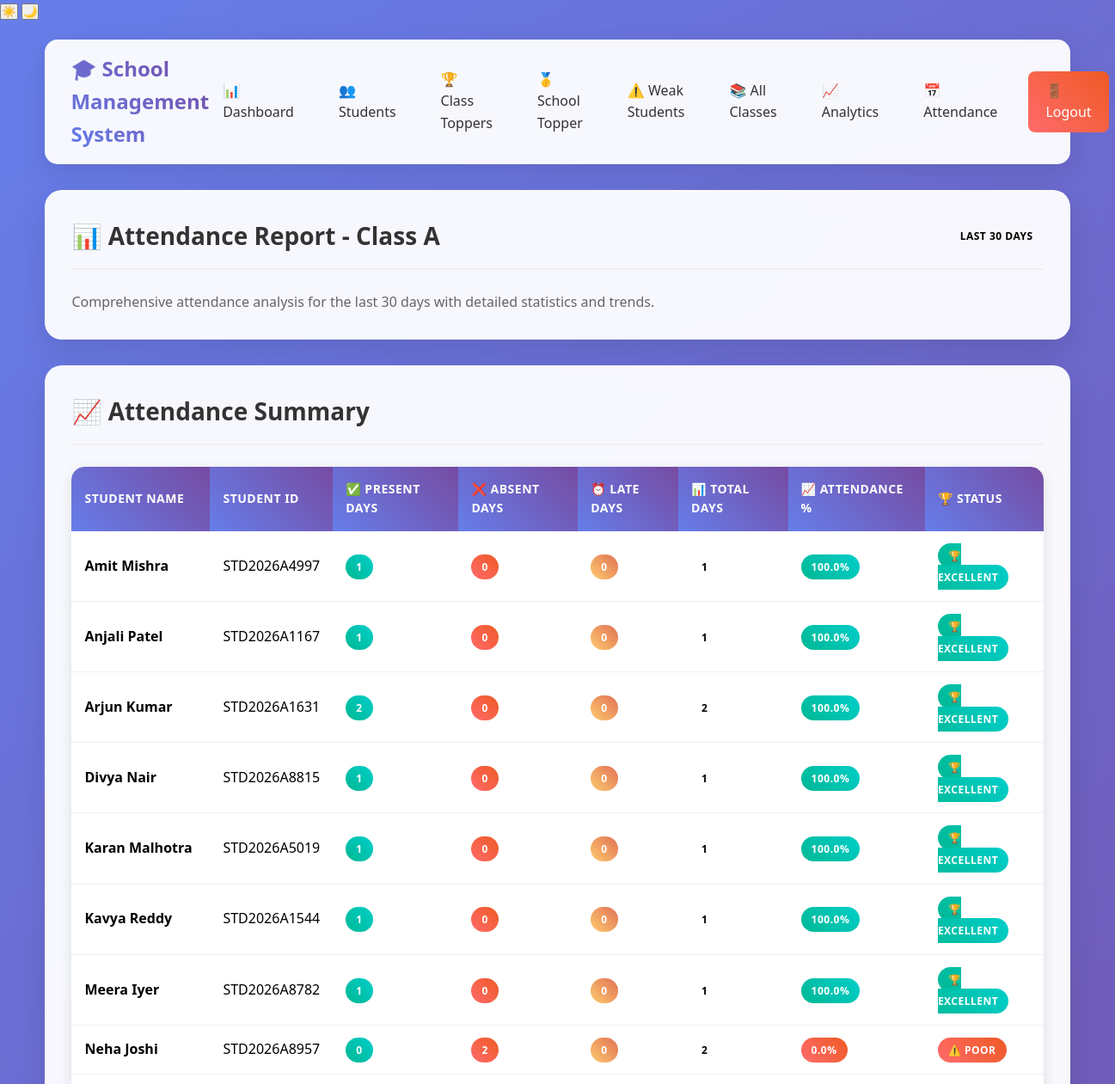
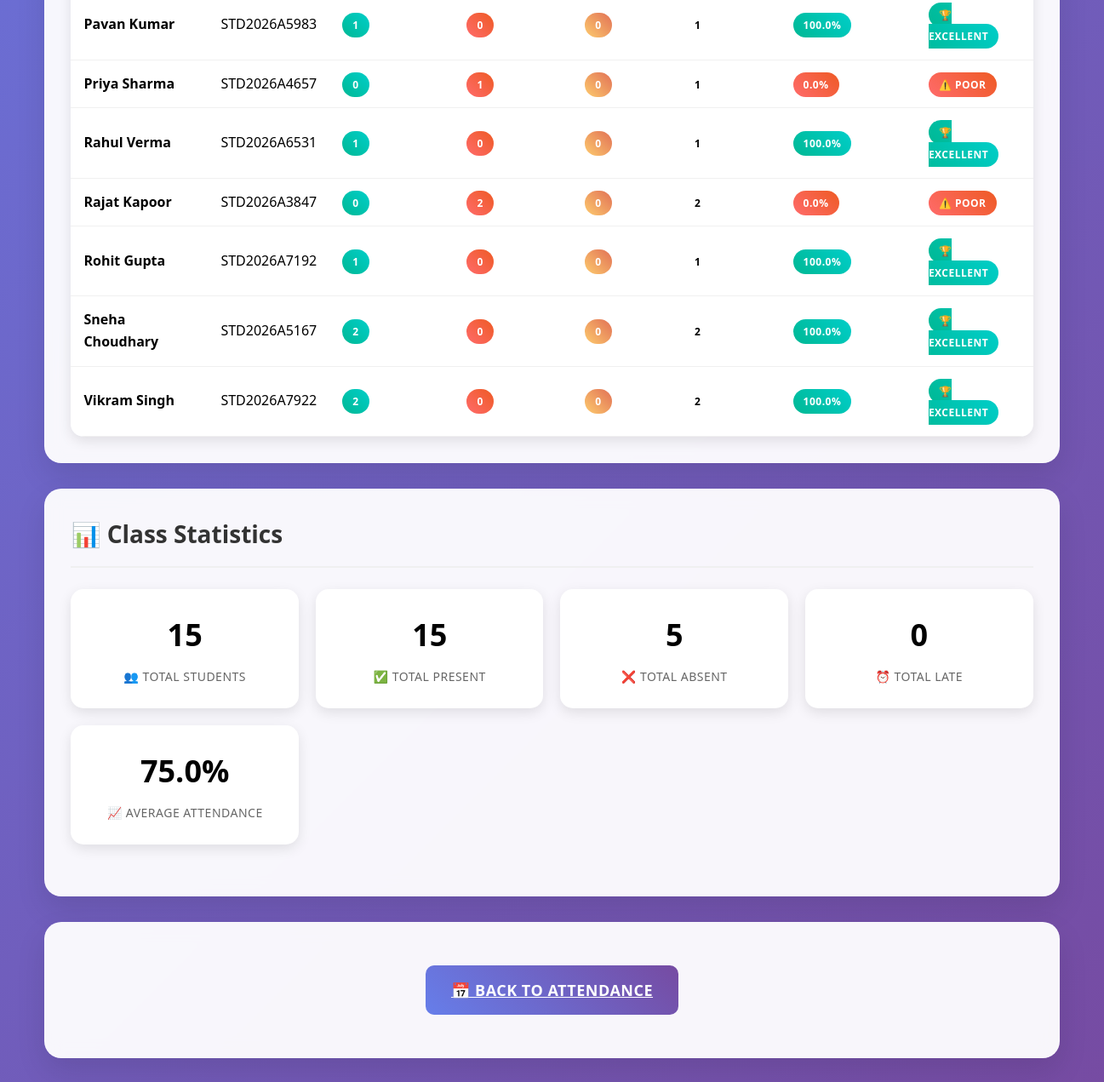
The app's page /attendance-report (signed in) with its own data (2 pictures, top to bottom).
### tables this page shows
CREATE TABLE students (
            id INTEGER PRIMARY KEY AUTOINCREMENT,
            student_id TEXT UNIQUE NOT NULL,
            name TEXT NOT NULL,
            class TEXT NOT NULL,
            class_teacher TEXT NOT NULL,
            tamil INTEGER,
            english INTEGER,
            maths INTEGER,
            science INTEGER,
            social INTEGER,
            total INTEGER,
            average REAL,
            grade TEXT,
            status TEXT,
            created_at TIMESTAMP DEFAULT CURRENT_TIMESTAMP
        );

### app.py (the view)
    def decorated_function(*args, **kwargs):
        if 'teacher_id' not in session:
            return redirect(url_for('login'))
        return f(*args, **kwargs)

### app.py (called while the page is built)
def get_db():
    conn = sqlite3.connect("students.db")
    conn.row_factory = sqlite3.Row
    return conn

def login_required(f):
    def decorated_function(*args, **kwargs):
        if 'teacher_id' not in session:
            return redirect(url_for('login'))
        return f(*args, **kwargs)
    decorated_function.__name__ = f.__name__
    return decorated_function

@app.route("/attendance-report")
@login_required
def attendance_report():
    teacher_class = session.get('teacher_class')
    conn = get_db()
    attendance_summary = conn.execute(
        "SELECT s.name, s.student_id, COUNT(CASE WHEN a.status = 'PRESENT' THEN 1 END) as present_days, COUNT(CASE WHEN a.status = 'ABSENT' THEN 1 END) as absent_days, COUNT(CASE WHEN a.status = 'LATE' THEN 1 END) as late_days, COUNT(*) as total_days FROM students s LEFT JOIN attendance a ON s.id = a.student_id WHERE s.class = ? AND a.date >= date('now', '-30 days') GROUP BY s.id, s.name ORDER BY s.name",
        (teacher_class,)
    ).fetchall()
    conn.close()
    return render_template("attendance_report.html",
                         attendance_summary=attendance_summary,
                         teacher_class=teacher_class)

### templates/attendance_report.html (shortened to what this page needs)
<!DOCTYPE html>
<html lang="en" data-theme="{{ session.get('theme', 'light') }}">
<head>
    <link rel="stylesheet" href="/static/style.css">
</head>
<body>
    <div class="theme-switcher">
        <button class="theme-toggle" onclick="toggleTheme('light')" title="Light Mode">
            ☀️
        </button>
        <button class="theme-toggle" onclick="toggleTheme('dark')" title="Dark Mode">
            🌙
        </button>
    </div>
    <div class="container">
        <nav class="navbar">
            <div class="nav-brand">
                🎓 School Management System
            </div>
            <div class="nav-links">
                <a href="/dashboard" class="nav-link">📊 Dashboard</a>
                <a href="/" class="nav-link">👥 Students</a>
                <a href="/class-toppers" class="nav-link">🏆 Class Toppers</a>
                <a href="/school-topper" class="nav-link">🥇 School Topper</a>
                <a href="/weak-students" class="nav-link">⚠️ Weak Students</a>
                <a href="/all-classes" class="nav-link">📚 All Classes</a>
                <a href="/analytics" class="nav-link">📈 Analytics</a>
                <a href="/attendance" class="nav-link">📅 Attendance</a>
                <a href="/logout" class="nav-link logout-btn">🚪 Logout</a>
            </div>
        </nav>
        <div class="card">
            <div class="card-header">
                <h1 class="card-title">📊 Attendance Report - Class {{ teacher_class }}</h1>
                <span class="badge badge-info">Last 30 Days</span>
            </div>
            <p style="color: #666; font-size: 16px;">
                Comprehensive attendance analysis for the last 30 days with detailed statistics and trends.
            </p>
        </div>
        <div class="card">
            <div class="card-header">
                <h2 class="card-title">📈 Attendance Summary</h2>
            </div>
            <div class="table-container">
                <table class="table">
                    <thead>
                        <tr>
                            <th>Student Name</th>
                            <th>Student ID</th>
                            <th>✅ Present Days</th>
                            <th>❌ Absent Days</th>
                            <th>⏰ Late Days</th>
                            <th>📊 Total Days</th>
                            <th>📈 Attendance %</th>
                            <th>🏆 Status</th>
                        </tr>
                    </thead>
                    <tbody>
                        {% for record in attendance_summary %}
                        {% set attendance_percentage = (record.present_days / record.total_days * 100) if record.total_days > 0 else 0 %}
                        <tr>
                            <td><strong>{{ record.name }}</strong></td>
                            <td>{{ record.student_id }}</td>
                            <td>
                                <span class="badge badge-success">{{ record.present_days }}</span>
                            </td>
                            <td>
                                <span class="badge badge-danger">{{ record.absent_days }}</span>
                            </td>
                            <td>
                                <span class="badge badge-warning">{{ record.late_days }}</span>
                            </td>
                            <td>
                                <span class="badge badge-info">{{ record.total_days }}</span>
                            </td>
                            <td>
                                <span class="badge badge-{{ 'success' if attendance_percentage >= 90 else 'warning' if attendance_percentage >= 75 else 'danger' }}">
                                    {{ "%.1f"|format(attendance_percentage) }}%
                                </span>
                            </td>
                            <td>
                                {% if attendance_percentage >= 90 %}
                                    <span class="badge badge-success">🏆 Excellent</span>
                                {% elif attendance_percentage >= 75 %}
                                    <span class="badge badge-warning">👍 Good</span>
                                {% elif attendance_percentage >= 60 %}
                                    <span class="badge badge-info">📚 Average</span>
                                {% else %}
                                    <span class="badge badge-danger">⚠️ Poor</span>
                                {% endif %}
                            </td>
                        </tr>
                        {% endfor %}
                    </tbody>
                </table>
            </div>
        </div>
        <div class="card">
            <div class="card-header">
                <h2 class="card-title">📊 Class Statistics</h2>
            </div>
            {% set total_students = attendance_summary|length %}
            {% set total_present = attendance_summary|sum(attribute='present_days') %}
            {% set total_absent = attendance_summary|sum(attribute='absent_days') %}
            {% set total_late = attendance_summary|sum(attribute='late_days') %}
            {% set avg_attendance = (total_present / (total_present + total_absent + total_late) * 100) if (total_present + total_absent + total_late) > 0 else 0 %}
            <div class="stats-grid">
                <div class="stat-card">
                    <div class="stat-number">{{ total_students }}</div>
                    <div class="stat-label">👥 Total Students</div>
                </div>
                <div class="stat-card">
                    <div class="stat-number">{{ total_present }}</div>
                    <div class="stat-label">✅ Total Present</div>
                </div>
                <div class="stat-card">
                    <div class="stat-number">{{ total_absent }}</div>
                    <div class="stat-label">❌ Total Absent</div>
                </div>
                <div class="stat-card">
                    <div class="stat-number">{{ total_late }}</div>
                    <div class="stat-label">⏰ Total Late</div>
                </div>
                <div class="stat-card">
                    <div class="stat-number">{{ "%.1f"|format(avg_attendance) }}%</div>
                    <div class="stat-label">📈 Average Attendance</div>
                </div>
            </div>
        </div>
        <div class="card">
            <div style="padding: 20px; text-align: center;">
                <a href="/attendance" class="btn btn-primary" style="font-size: 18px; padding: 15px 30px;">
                    📅 Back to Attendance
                </a>
            </div>
        </div>
    </div>
</body>
</html>

### static/style.css (style rules this page uses)
* { margin: 0; padding: 0; box-sizing: border-box; }
body { font-family: 'Segoe UI', Tahoma, Geneva, Verdana, sans-serif; background: linear-gradient(135deg, #667eea 0%, #764ba2 100%); min-height: 100vh; line-height: 1.6; }
.container { width: 95%; max-width: 1400px; margin: 0 auto; padding: 20px; }
.navbar { background: rgba(255, 255, 255, 0.95); backdrop-filter: blur(10px); padding: 15px 30px; border-radius: 15px; margin-bottom: 30px; box-shadow: 0 8px 32px rgba(0, 0, 0, 0.1); display: flex; justify-content: space-between; align-items: center; }
.nav-brand { font-size: 24px; font-weight: bold; background: linear-gradient(45deg, #667eea, #764ba2); -webkit-background-clip: text; -webkit-text-fill-color: transparent; }
.nav-links { display: flex; gap: 20px; align-items: center; }
.nav-link { text-decoration: none; color: #333; font-weight: 500; padding: 8px 16px; border-radius: 8px; transition: all 0.3s ease; }
.logout-btn { background: linear-gradient(45deg, #ff6b6b, #ee5a24); color: white !important; padding: 10px 20px !important; }
.card { background: rgba(255, 255, 255, 0.95); backdrop-filter: blur(10px); padding: 30px; border-radius: 20px; margin-bottom: 30px; box-shadow: 0 15px 35px rgba(0, 0, 0, 0.1); border: 1px solid rgba(255, 255, 255, 0.2); transition: transform 0.3s ease, box-shadow 0.3s ease; }
.card-header { display: flex; justify-content: space-between; align-items: center; margin-bottom: 25px; padding-bottom: 15px; border-bottom: 2px solid #f0f0f0; }
.card-title { font-size: 28px; font-weight: bold; color: #333; }
.btn { padding: 12px 30px; border: none; border-radius: 10px; font-size: 16px; font-weight: 600; cursor: pointer; transition: all 0.3s ease; text-transform: uppercase; letter-spacing: 0.5px; display: inline-flex; align-items: center; gap: 8px; }
.btn-primary { background: linear-gradient(45deg, #667eea, #764ba2); color: white; }
.table-container { overflow-x: auto; border-radius: 15px; box-shadow: 0 5px 15px rgba(0, 0, 0, 0.1); }
.table { width: 100%; border-collapse: collapse; background: white; border-radius: 15px; overflow: hidden; }
.table th { background: linear-gradient(45deg, #667eea, #764ba2); color: white; padding: 15px; text-align: left; font-weight: 600; text-transform: uppercase; font-size: 14px; letter-spacing: 0.5px; }
.table td { padding: 15px; border-bottom: 1px solid #f0f0f0; vertical-align: middle; }
.table tbody tr { transition: all 0.3s ease; }
.badge { padding: 6px 12px; border-radius: 20px; font-size: 12px; font-weight: 600; text-transform: uppercase; letter-spacing: 0.5px; }
.badge-success { background: linear-gradient(45deg, #00b894, #00cec9); color: white; }
.badge-danger { background: linear-gradient(45deg, #ff6b6b, #ee5a24); color: white; }
.badge-warning { background: linear-gradient(45deg, #fdcb6e, #e17055); color: white; }
.stats-grid { display: grid; grid-template-columns: repeat(auto-fit, minmax(250px, 1fr)); gap: 20px; margin-bottom: 30px; }
.stat-card { background: white; padding: 25px; border-radius: 15px; box-shadow: 0 5px 15px rgba(0, 0, 0, 0.1); text-align: center; transition: all 0.3s ease; }
.stat-number { font-size: 36px; font-weight: bold; margin-bottom: 10px; }
.stat-label { color: #666; font-size: 14px; text-transform: uppercase; letter-spacing: 0.5px; }

### records on screen
students: name "Amit Mishra", student_id "STD2026A4997", present_days "1", absent_days "0", late_days "0", total_days "1", attendance_percentage "100.0", shows "🏆 EXCELLENT"
students: name "Anjali Patel", student_id "STD2026A1167", present_days "1", absent_days "0", late_days "0", total_days "1", attendance_percentage "100.0", shows "🏆 EXCELLENT"
students: name "Arjun Kumar", student_id "STD2026A1631", present_days "2", absent_days "0", late_days "0", total_days "2", attendance_percentage "100.0", shows "🏆 EXCELLENT"
students: name "Divya Nair", student_id "STD2026A8815", present_days "1", absent_days "0", late_days "0", total_days "1", attendance_percentage "100.0", shows "🏆 EXCELLENT"
students: name "Karan Malhotra", student_id "STD2026A5019", present_days "1", absent_days "0", late_days "0", total_days "1", attendance_percentage "100.0", shows "🏆 EXCELLENT"
students: name "Kavya Reddy", student_id "STD2026A1544", present_days "1", absent_days "0", late_days "0", total_days "1", attendance_percentage "100.0", shows "🏆 EXCELLENT"
students: name "Meera Iyer", student_id "STD2026A8782", present_days "1", absent_days "0", late_days "0", total_days "1", attendance_percentage "100.0", shows "🏆 EXCELLENT"
students: name "Neha Joshi", student_id "STD2026A8957", present_days "0", absent_days "2", late_days "0", total_days "2", attendance_percentage "0.0", shows "⚠️ POOR"
students: name "Pavan Kumar", student_id "STD2026A5983", present_days "1", absent_days "0", late_days "0", total_days "1", attendance_percentage "100.0", shows "🏆 EXCELLENT"
students: name "Priya Sharma", student_id "STD2026A4657", present_days "0", absent_days "1", late_days "0", total_days "1", attendance_percentage "0.0", shows "⚠️ POOR"
students: name "Rahul Verma", student_id "STD2026A6531", present_days "1", absent_days "0", late_days "0", total_days "1", attendance_percentage "100.0", shows "🏆 EXCELLENT"
students: name "Rajat Kapoor", student_id "STD2026A3847", present_days "0", absent_days "2", late_days "0", total_days "2", attendance_percentage "0.0", shows "⚠️ POOR"
students: name "Rohit Gupta", student_id "STD2026A7192", present_days "1", absent_days "0", late_days "0", total_days "1", attendance_percentage "100.0", shows "🏆 EXCELLENT"
students: name "Sneha Choudhary", student_id "STD2026A5167", present_days "2", absent_days "0", late_days "0", total_days "2", attendance_percentage "100.0", shows "🏆 EXCELLENT"
students: name "Vikram Singh", student_id "STD2026A7922", present_days "2", absent_days "0", late_days "0", total_days "2", attendance_percentage "100.0", shows "🏆 EXCELLENT"

### other values on screen
{{ teacher_class }} "A"
{{ total_students }} "15"
{{ total_present }} "15"
{{ total_absent }} "5"
{{ total_late }} "0"
{{ "%.1f"|format(avg_attendance) }} "75.0"
